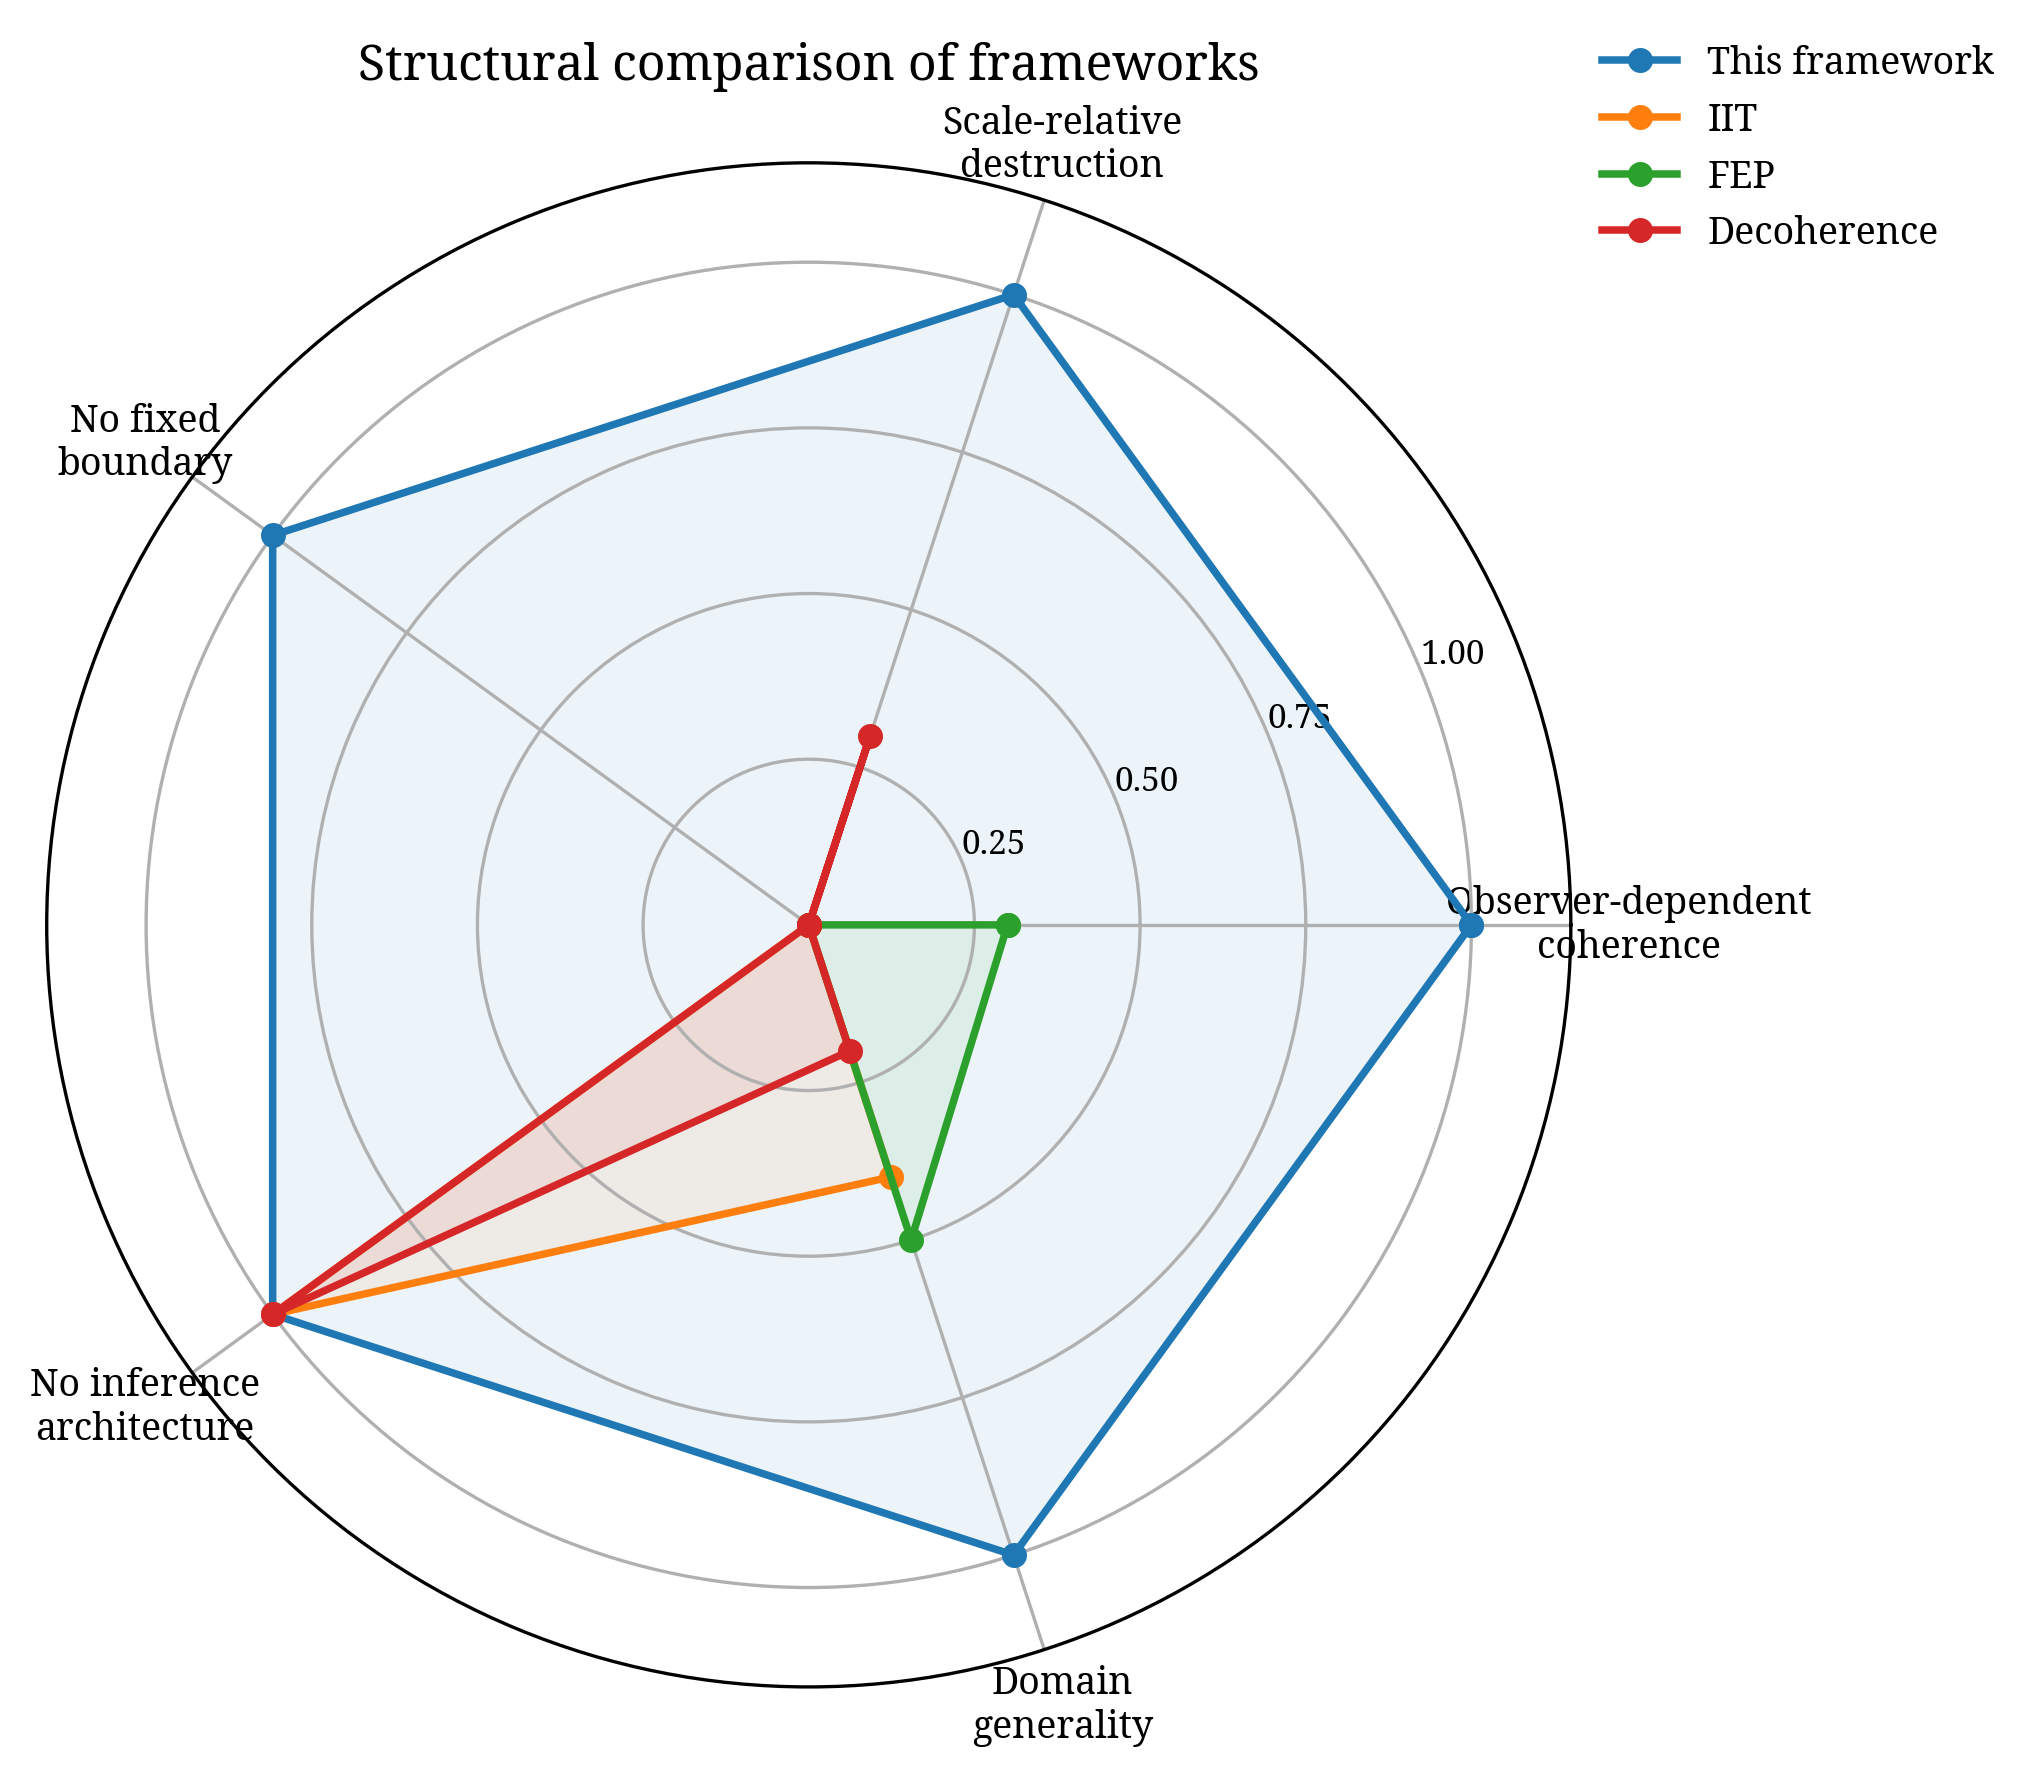

Source code (Python):
"""
Figure 4: Visual comparison of frameworks.
Radar/spider chart showing the structural properties of each framework.
"""
import numpy as np
import matplotlib
matplotlib.use('Agg')
import matplotlib.pyplot as plt
from matplotlib import rcParams

rcParams['font.family'] = 'serif'
rcParams['font.size'] = 10
rcParams['axes.linewidth'] = 0.8

categories = [
    'Observer-dependent\ncoherence',
    'Scale-relative\ndestruction',
    'No fixed\nboundary',
    'No inference\narchitecture',
    'Domain\ngenerality'
]
N = len(categories)

# Scores (0 to 1) for each framework
# This framework, IIT, FEP, Decoherence
this_fw  = [1.0, 1.0, 1.0, 1.0, 1.0]
iit      = [0.0, 0.0, 0.0, 1.0, 0.4]
fep      = [0.3, 0.0, 0.0, 0.0, 0.5]
decohere = [0.0, 0.3, 0.0, 1.0, 0.2]

# Compute angle for each axis
angles = [n / float(N) * 2 * np.pi for n in range(N)]
angles += angles[:1]  # close the loop

def close_data(data):
    return data + data[:1]

fig, ax = plt.subplots(1, 1, figsize=(7, 6), subplot_kw=dict(polar=True))

colors = ['#1f77b4', '#ff7f0e', '#2ca02c', '#d62728']
labels = ['This framework', 'IIT', 'FEP', 'Decoherence']
datasets = [this_fw, iit, fep, decohere]

for data, color, label in zip(datasets, colors, labels):
    values = close_data(data)
    ax.plot(angles, values, 'o-', linewidth=1.8, markersize=5, label=label, color=color)
    ax.fill(angles, values, alpha=0.08, color=color)

ax.set_xticks(angles[:-1])
ax.set_xticklabels(categories, fontsize=9)
ax.set_ylim(0, 1.15)
ax.set_yticks([0.25, 0.5, 0.75, 1.0])
ax.set_yticklabels(['0.25', '0.50', '0.75', '1.00'], fontsize=8)
ax.legend(loc='upper right', bbox_to_anchor=(1.3, 1.1), fontsize=9, frameon=False)
ax.set_title('Structural comparison of frameworks', fontsize=12, pad=20)

plt.tight_layout()
plt.savefig('/home/ubuntu/creativity-model/figures/fig4_framework_comparison.pdf', dpi=300, bbox_inches='tight')
plt.savefig('/home/ubuntu/creativity-model/figures/fig4_framework_comparison.png', dpi=300, bbox_inches='tight')
print("Figure 4 saved.")
